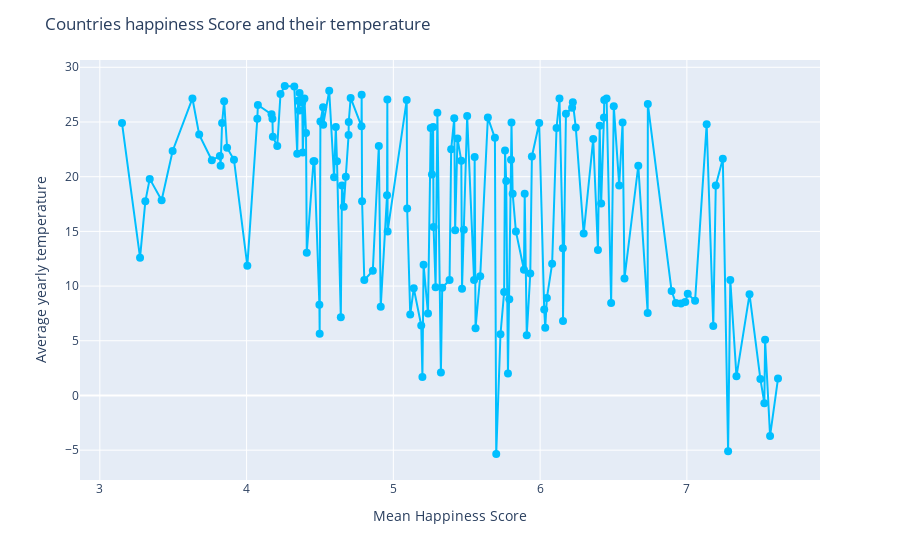

Here is the notebook cell this chart was saved with:
### Code cell
happiness_temperature(df)

### Figure 1 — Plotly figure (JSON) as saved in the notebook; plotly's stock layout.template omitted (floating-point values rounded to 4 significant figures; data arrays with more than 128 entries replaced by an {"elided": "..."} marker saying what was removed)
{"data": [{"hovertemplate": "<b>%{hovertext}</b><br><br>Mean Happiness Score=%{x}<br>Average yearly temperature=%{y}<extra></extra>", "hovertext": {"elided": "157 str values"}, "legendgroup": "", "line": {"color": "#00BFFF", "dash": "solid"}, "marker": {"size": 8, "symbol": "circle"}, "mode": "markers+lines", "name": "", "orientation": "v", "showlegend": false, "type": "scatter", "x": {"elided": "157 float values"}, "xaxis": "x", "y": {"elided": "157 float values"}, "yaxis": "y"}], "layout": {"legend": {"tracegroupgap": 0}, "margin": {"t": 60}, "title": {"text": "Countries happiness Score and their temperature"}, "xaxis": {"anchor": "y", "domain": [0, 1], "tickfont": {"size": 12}, "title": {"text": "Mean Happiness Score"}}, "yaxis": {"anchor": "x", "domain": [0, 1], "tickfont": {"size": 12}, "title": {"text": "Average yearly temperature"}}}}
